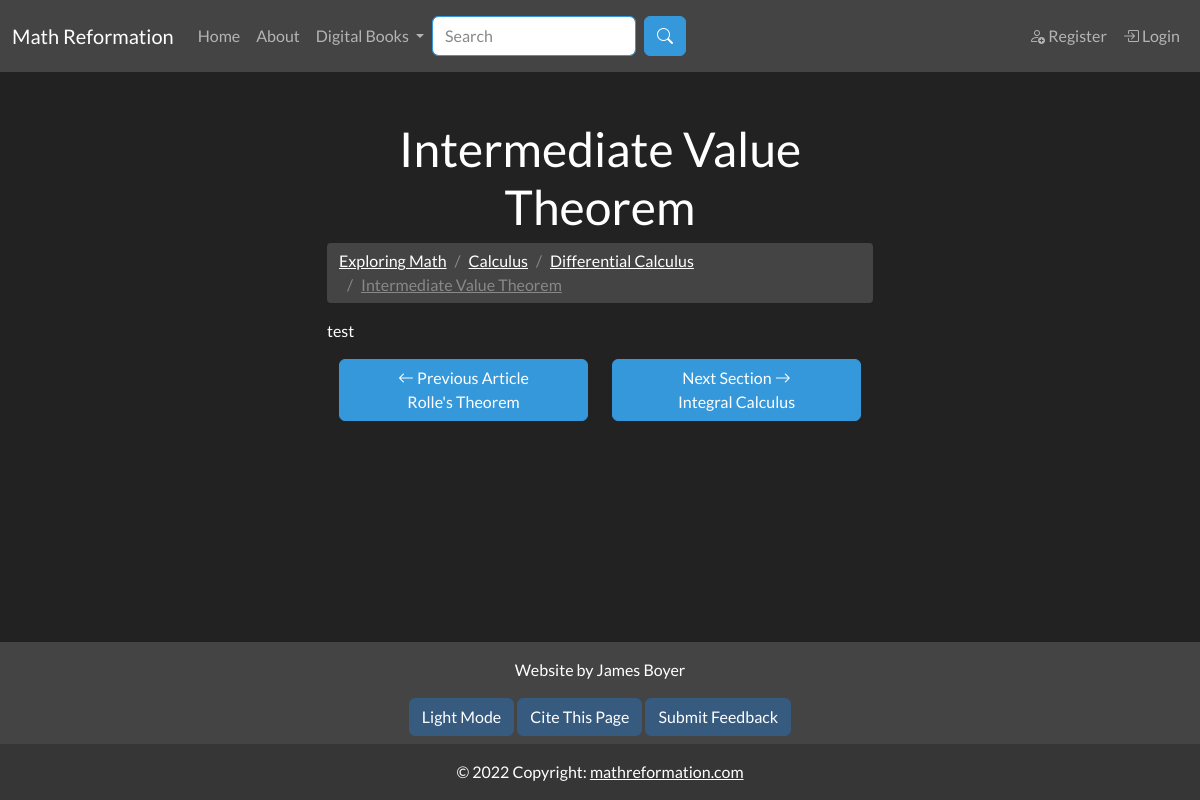
Screenshot of /intermediate_value_theorem with the database file from the repository.
### app/models.py (models this page shows, shortened)
class SearchableMixin(object):
    @classmethod
    def search(cls, expression, page, per_page):
        ids, scores, total = query_index(cls.__tablename__, expression, page, per_page)
        if total == 0:
            return cls.query.filter_by(id=0), [], 0
        when = []
        for i in range(len(ids)):
            when.append((ids[i], i))
        return cls.query.filter(cls.id.in_(ids)).order_by( db.case(when, value=cls.id)), scores, total

class Document(SearchableMixin, db.Model):
    __tablename__ = "document"
    __searchable__ = ["body_main", "name"]
    id = db.Column(db.Integer, primary_key=True)
    name = db.Column(db.String(50), nullable=False, unique=False)
    path = db.Column(db.String(250), unique=True, nullable=False)
    body_main = db.Column(db.String(), index=True)
    body_draft = db.Column(db.String(), index=True)
    date_added = db.Column(db.DateTime, nullable=False,
        default=datetime.utcnow)
    header = db.Column(db.String(), index=True)
    order = db.Column(db.Integer())
    is_visible = db.Column(db.Boolean())
    document_type = db.Column(db.String(10), index=True)
    user_id = db.Column(db.Integer, db.ForeignKey('user.id'))
    prev_page_id = db.Column(db.Integer(), db.ForeignKey("document.id"))
    next_page = db.relationship("Document", backref=backref("prev_page", remote_side=[id]), uselist=False, foreign_keys=[prev_page_id])
    parent_id = db.Column(db.Integer(), db.ForeignKey("document.id"))
    children = db.relationship("Document", backref=backref("parent", remote_side=[id]), foreign_keys=[parent_id])

### app/main/routes.py (the view, shortened to what this page needs)
@bp.route("/<path>", methods=["GET", "POST"])
def document_page(path):
    form = BookmarkDocumentForm()
    document = db.first_or_404(Document.query.filter_by(path=path))
    if document.document_type == "special":
        abort(404)
    if current_user.is_authenticated:
        user = User.query.get(current_user.get_id())
        is_bookmarked = user.has_bookmarked_document(document)
    else:
        user = None
        is_bookmarked = None
    breadcrumb_links = []
    if document.document_type != "book":
        doc = document
        while True:
            breadcrumb_links.append({"name":doc.name, "path":doc.path})
            doc = doc.parent
            if doc == None:
                break
        breadcrumb_links = breadcrumb_links[::-1]
    content = {}
    content["breadcrumb_links"] = breadcrumb_links
    content["document"] = document
    content["form"] = form
    content["user"] = user
    content["is_bookmarked"] = is_bookmarked
    return render_template('main/document.html', **content, title=document.name)

### app/main/forms.py
class SearchForm(FlaskForm):
    q = StringField("Search", validators=[DataRequired()])
    submit = SubmitField("Search")
    def __init__(self, *args, **kwargs):
        if 'formdata' not in kwargs:
            kwargs['formdata'] = request.args
        if 'csrf_enabled' not in kwargs:
            kwargs['csrf_enabled'] = False
        super(SearchForm, self).__init__(*args, **kwargs)

class BookmarkDocumentForm(FlaskForm):
    submit = SubmitField("Submit")

### MathReformationWebsite.py (called while the page is built)
@app.context_processor
def add_imports():
    return dict(admin_permission=admin_permission, author_permission=author_permission, editor_permission=editor_permission, g=g)

### app/main/routes.py (called while the page is built)
@bp.before_app_request
def before_request():
    g.search_form = SearchForm(meta={'csrf': False})
    if g.search_form.validate():
        print("here")

### app/templates/main/document.html (shortened to what this page needs)
{% extends "base.html" %}
{% from 'macros/general_macros.html' import page_navigation %}
{% block content %}
<h1 class="text-center">{{ document.name }}</h1>
{% if breadcrumb_links != [] %}
<ul class="breadcrumb">
    {% for link in breadcrumb_links %}
    <a class="breadcrumb-item {% if loop.last %}active{% endif %}" href="{{ url_for('main.document_page', path=link['path']) }}">
            {{ link['name'] }}
    </a>
    {% endfor %}
</ul>
{% endif %}
{{ document.body_main | safe }}
{{ page_navigation(next_page=document.next_page, prev_page=document.prev_page)}}
{% endblock %}
{% block citation %}
{{ citation_info(page_type="Document", page_name=document.name) }}
{% endblock %}

### app/templates/macros/general_macros.html
{% macro citation_info(page_type, page_name) -%}
{% if page_name == "Citation" %}
{{ url_for('main.citation',
            page_type=page_type,
            page_name=page_name,
            page_url="citation") }}
{% else %}
{{ url_for('main.citation',
            page_type=page_type,
            page_name=page_name,
            page_url=request.path[1:].replace("/", "%2F")) }}
{% endif %}
{%- endmacro %}
{% macro page_navigation(next_page, prev_page) -%}
{% if next_page != None or prev_page != None %}
<div class="container text-center mt-3 mb-5">
    <div class="row align-items-start">
      <div class="col d-flex flex-column">
          {% if prev_page %}
          <a href="{{ prev_page.path }}" class="btn btn-info" role="button">
              <i class="bi bi-arrow-left"></i> Previous {{prev_page.document_type.capitalize()}}<br>
              {{prev_page.name}}
          </a>
          {% else %}
          <a href="#" class="btn btn-info disabled" role="button">
              <i class="bi bi-arrow-left"></i> Previous {{next_page.document_type.capitalize()}}<br>
              None
          </a>
          {% endif %}    </div>
      <div class="col d-flex flex-column">
          {% if next_page %}
          <a href="{{ next_page.path }}" class="btn btn-info" role="button">
              Next {{next_page.document_type.capitalize()}} <i class="bi bi-arrow-right"></i><br>
              {{next_page.name}}
          </a>
          {% else %}
          <a href="#" class="btn btn-info disabled" role="button">
              Next {{prev_page.document_type.capitalize()}} <i class="bi bi-arrow-right"></i><br>
              None
          </a>
          {% endif %}
        </div>
  </div>
</div>
{% endif %}
{%- endmacro %}

### rows the page displays
Document: name "Intermediate Value Theorem", body_main "test"
Document: name "Exploring Math"
Document: name "Calculus"
Document: name "Differential Calculus"
Document: document_type "Article", name "Rolle's Theorem"
Document: document_type "Section", name "Integral Calculus"
